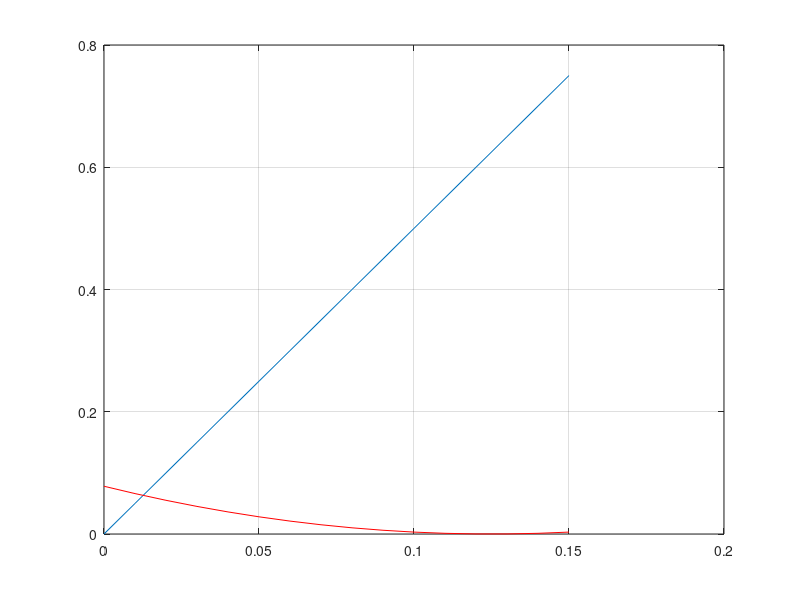

The MATLAB source for this figure: (Note: this script raises an error after producing the figure.)
% t = linspace(0, 1);
% F = optimizef(t);
% plot(t,F,'LineWidth',2)
% hold on
% plot([x_min,x_min],[-2,8],'g--');
% plot([x_max,x_max],[-2,8],'g--');
% legend('bill(x)','discomfort(x)')
% xlabel({'x';'Tradeoff region between the green lines'})

current_clearing_price = 5;     % unit in taka
desired_demand = 1.500 * 5/60;  % unit in kWh

x_min = 0.05;
x_max = 0.15;

k = 5;

x = 0:0.01:0.15;
f1 = current_clearing_price*x;
f2 = k*(x-desired_demand).^2;
plot(x,f1);
hold on;
plot(x,f2,'r');
grid on;

opt_Function = @(x)[current_clearing_price*x; k*(x-desired_demand)^2];
numberOfVars = 1;
[x, fval] = gamultiob

goal = [current_clearing_price*x_min, 0];
weight = [1,0];
x0 = 0.1;
x = fgoalattain(opt_Function, x0, goal, weight, [], [], [], [], x_min, x_max)
% plot([x,x], [-2,8], 'r-')
% x = particleswarm(opt_Function, 2)
%x = fmincon(opt_Function, x0, [], [], [], [], x_min, x_max)
